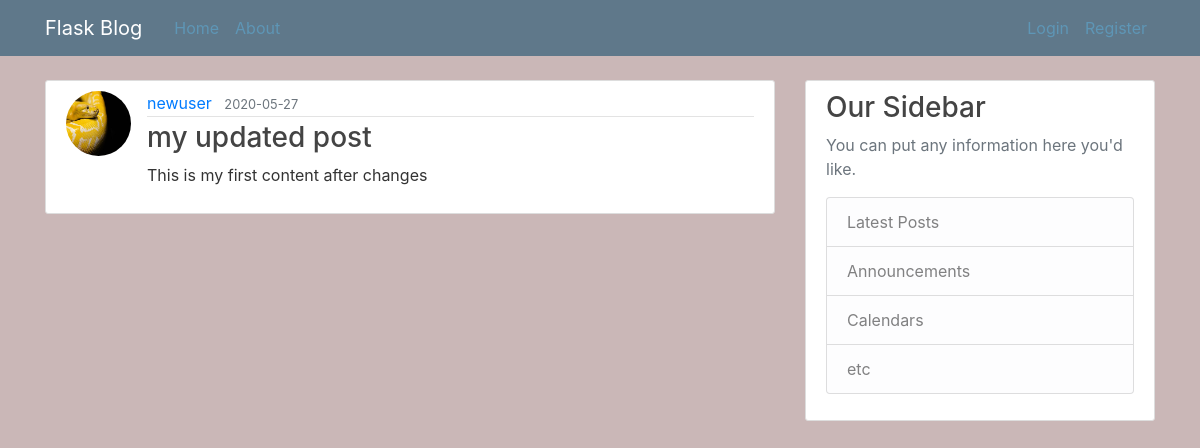
/post/1, run on the app's committed database.
### flaskblog/models.py (models this page shows, shortened)
class User(db.Model, UserMixin):
    id = db.Column(db.Integer, primary_key=True)
    username = db.Column(db.String(20), unique=True, nullable=False)
    email = db.Column(db.String(120), unique=True, nullable=False)
    image_file = db.Column(db.String(20), nullable=False, default='default.jpg')
    password = db.Column(db.String(60), nullable=False)
    posts = db.relationship('Posti', backref='author', lazy=True)
    ''' Author is backreference which helps to get entire info of user and its attributes###
    why we use 'backref', 'relationship'-->more on
    https://hackingandslacking.com/managing-relationships-in-sqlalchemy-data-models-effe9d1c8975'''

class Posti(db.Model):
    id = db.Column(db.Integer, primary_key=True)
    title = db.Column(db.String(100), nullable=False)
    date_posted = db.Column(db.DateTime, nullable=False, default=datetime.utcnow)
    content = db.Column(db.Text, nullable=False)
    user_id = db.Column(db.Integer, db.ForeignKey('user.id'), nullable=False)

### flaskblog/routes.py (the view)
@app.route("/post/<int:post_id>")
def post(post_id):
    post = Posti.query.get_or_404(post_id)
    return render_template('post.html', title=post.title, post=post)

### flaskblog/templates/post.html (shortened to what this page needs)
{% extends 'layout.html' %}
{% block content %}
<article class="media content-section">
    <img class="rounded-circle article-img"
        src="{{ url_for('static', filename='profile_pics/') + post.author.image_file }}" alt="author_image">
    <div class="media-body">
        <div class="article-metadata">
            <a class="mr-2" href="#">{{ post.author.username }}</a>
            <small class="text-muted">{{ post.date_posted.strftime('%Y-%m-%d') }}</small>
        </div>
        <h3 class="article-title">{{ post.title }}</h3>
        <p class="article-content">{{ post.content }}</p>
    </div>
</article>
{% endblock content %}

### flaskblog/static/main.css (style rules this page uses)
body { background: #cab7b7; color: #333333; margin-top: 5rem; }
h1, h2, h3, h4, h5, h6 { color: #444444; }
.content-section { background: #ffffff; padding: 10px 20px; border: 1px solid #dddddd; border-radius: 3px; margin-bottom: 20px; }
.article-title { color: #444444; }
.article-content { white-space: pre-line; }
.article-img { height: 65px; width: 65px; margin-right: 16px; }
.article-metadata { padding-bottom: 1px; margin-bottom: 4px; border-bottom: 1px solid #e3e3e3 }

### data on the page
User: image_file (placeholder picture), author.username "newuser"
Posti: date_posted "2020-05-27", title "my updated post", content "This is my first content after changes"
